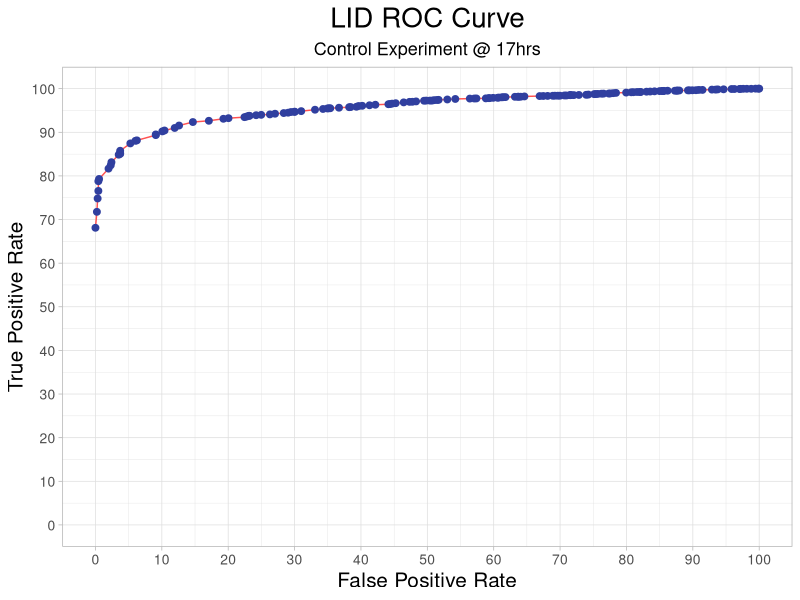
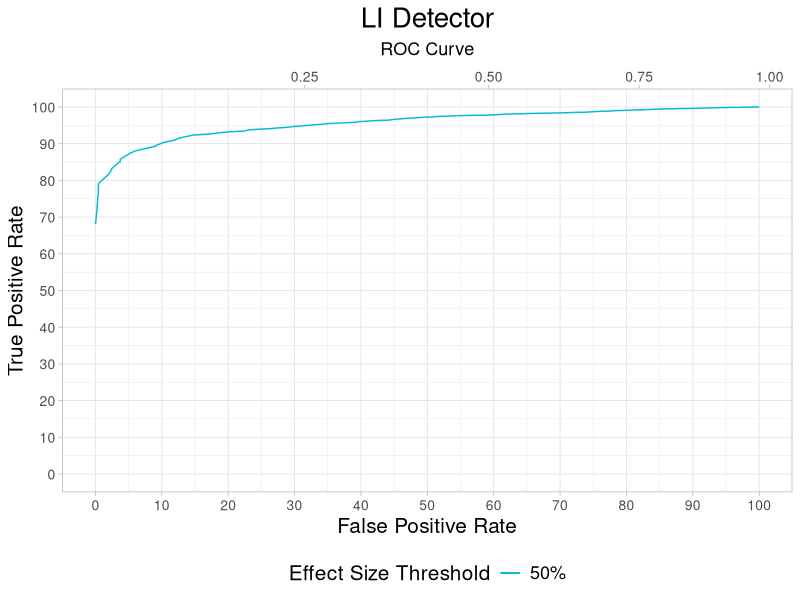
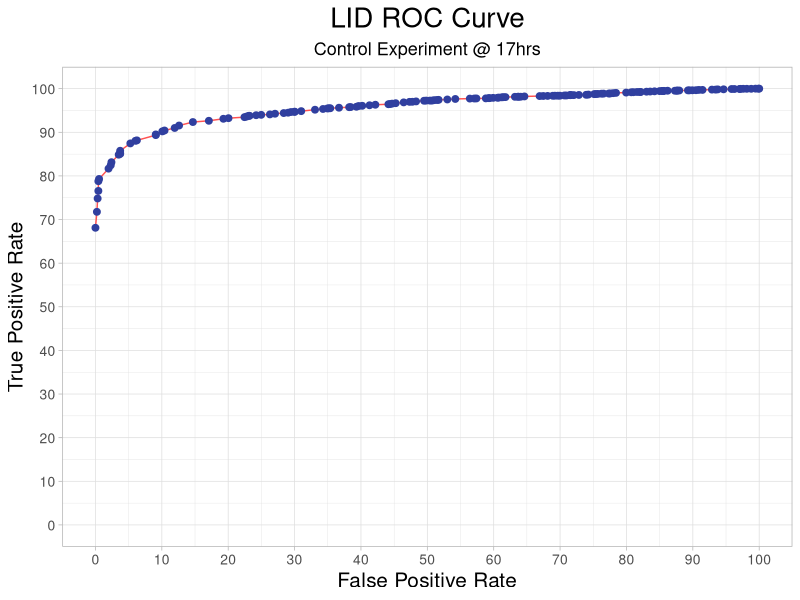
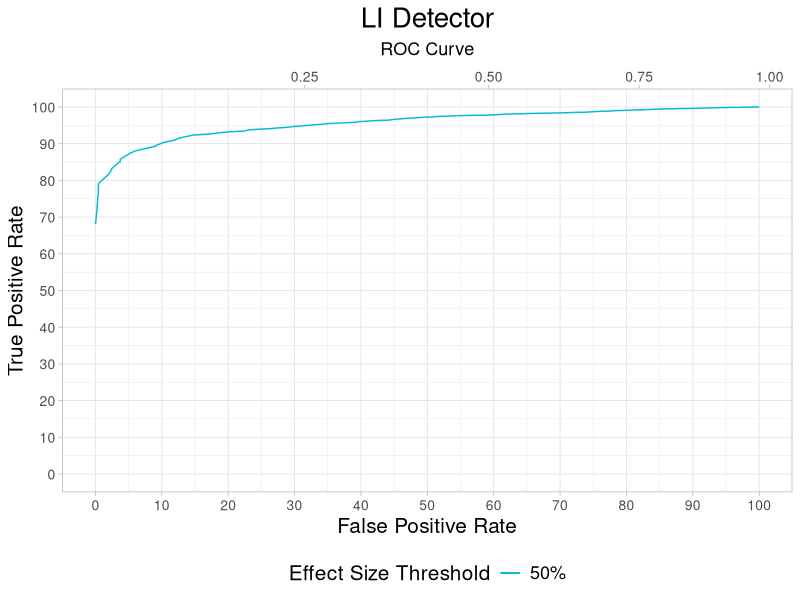

R code for these plots, in order:
##### ROC 4 Control Experiment
##### Author  : Saurin Parikh (dr.saurin.parikh@gmail.com)
##### Date    : 05/07/2019

##### INITIALIZE
#install.packages("RMariaDB")
#install.packages("ggplot2")
# library(RMariaDB)
library(ggplot2)
# source("R/functions/initialize.sql.R")
# conn <- initialize.sql("saurin_test")

data <- read.csv(file="rawdata/4C3_GA1_TEMP_P_ES_17.csv", header=TRUE, sep=",")

out_path = 'figs/';
expt_name = '4C3_GA1'
hr = 17
alldat <- data.frame()

#####
# query <- 'select a.orf_name, a.hours, b.p 
# from 4C3_GA1_TEMP_6144_FITNESS_STATS a, 4C3_GA1_TEMP_6144_PVALUE b 
# where a.orf_name = b.orf_name and a.hours = b.hours 
# order by p asc'
# query <- 'select a.orf_name, a.hours, a.cs_mean - 1.0009 es, b.p
# from 4C3_GA1_TEMP_6144_FITNESS_STATS a, 4C3_GA1_TEMP_6144_PVALUE b
# where a.orf_name = b.orf_name and a.hours = b.hours
# and abs(a.cs_mean - 1.0009) <= .5
# order by  p asc'
# data <- dbGetQuery(conn, query)
data <- data[data$orf_name != 'BFC100',]
data$es <- abs(data$es)

data.temp <- data[data$es <= 0.5,]

fpdat <- data.temp[data.temp$hours == 17,]
tpdat <- data.temp[data.temp$hours != 17,]
fp <- NULL
tp <- NULL

for (i in 1:length(unique(data$p))) {
  p <- unique(data$p)[i]
  fp[i] <- dim(fpdat[fpdat$p <= p,])[1]/dim(fpdat)[1] * 100
  tp[i] <- dim(tpdat[tpdat$p <= p,])[1]/dim(tpdat)[1] * 100
}

plotdat <- data.frame(unique(data$p),fp,tp)
colnames(plotdat) <- c('p','FalsePositive','TruePositive')
plotdat$ES <- 50

alldat <- rbind(alldat,plotdat)


ggplot(data = plotdat, aes(x = FalsePositive  , y = TruePositive)) +
  geom_line(col = '#FF5252') +
  geom_point(col = '#303F9F', size = 2) +
  labs(title = "LID ROC Curve",
       subtitle = "Control Experiment @ 17hrs",
       x = "False Positive Rate",
       y = "True Positive Rate") +
  scale_x_continuous(breaks = seq(0,100,10),
                     minor_breaks = seq(0,100,5),
                     limits = c(0,100)) +
  scale_y_continuous(breaks = seq(0,100,10),
                     minor_breaks = seq(0,100,5),
                     limits = c(0,100)) +
  theme_light() +
  theme(axis.text.x = element_text(size=10),
        axis.title.x = element_text(size=15),
        axis.text.y = element_text(size=10),
        axis.title.y = element_text(size=15),
        plot.title = element_text(size=20,hjust = 0.5),
        plot.subtitle = element_text(size=13,hjust = 0.5))
ggsave(sprintf("%s%s_ROC_%d.png",
               out_path,expt_name,hr),
       width = 10,height = 10)

fit <- lm(alldat$p ~ alldat$FalsePositive + I(alldat$FalsePositive^2) +  I(alldat$FalsePositive^3))


ggplot() +
  geom_line(data = alldat[alldat$ES==5,], aes(x = FalsePositive, y = TruePositive, col = '5%')) +
  geom_line(data = alldat[alldat$ES==10,], aes(x = FalsePositive, y = TruePositive, col = '10%')) +
  geom_line(data = alldat[alldat$ES==15,], aes(x = FalsePositive, y = TruePositive, col = '15%')) +
  geom_line(data = alldat[alldat$ES==20,], aes(x = FalsePositive, y = TruePositive, col = '20%')) +
  geom_line(data = alldat[alldat$ES==50,], aes(x = FalsePositive, y = TruePositive, col = '50%')) +
  labs(title = "LI Detector",
       subtitle = "ROC Curve",
       x = "False Positive Rate",
       y = "True Positive Rate") +
  scale_x_continuous(breaks = seq(0,100,10),
                     minor_breaks = seq(0,100,5),
                     limits = c(0,100),
                     sec.axis = sec_axis(~fit$coefficients[[1]]+.*fit$coefficients[[2]]+(.^2)*fit$coefficients[[3]])) +
  scale_y_continuous(breaks = seq(0,100,10),
                     minor_breaks = seq(0,100,5),
                     limits = c(0,100)) +
  scale_colour_manual(name="Effect Size Threshold",
                      breaks=c("5%","10%","15%","20%","50%"),
                      values=c("5%"="#D32F2F","10%"="#536DFE","15%"="#388E3C","20%"="#795548","50%"="#00BCD4")) +
  theme_light() +
  theme(axis.text.x = element_text(size=10),
        axis.title.x = element_text(size=15),
        axis.text.y = element_text(size=10),
        axis.title.y = element_text(size=15),
        legend.text = element_text(size=13),
        legend.title = element_text(size=15),
        legend.position = "bottom",
        plot.title = element_text(size=20,hjust = 0.5),
        plot.subtitle = element_text(size=13,hjust = 0.5))
ggsave(sprintf("%s%s_ROC_%d.png",
               out_path,expt_name,hr),
       width = 10,height = 11)
